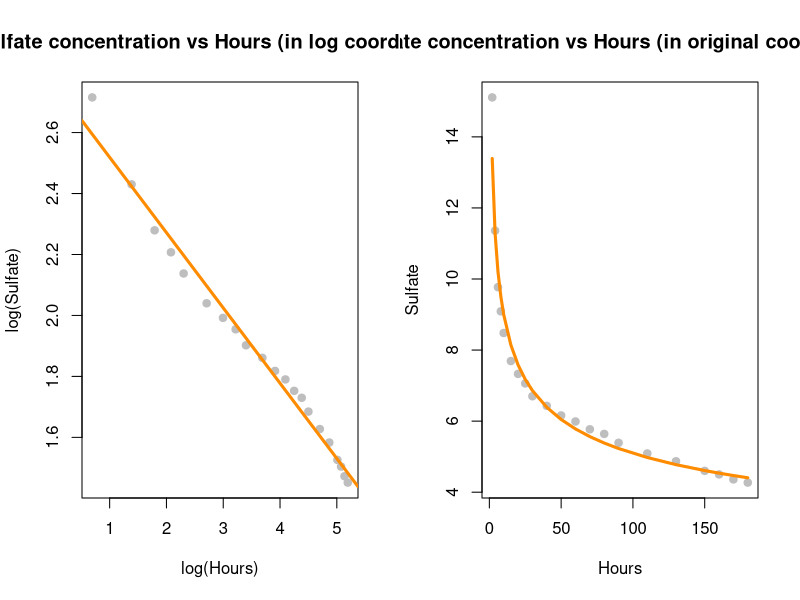
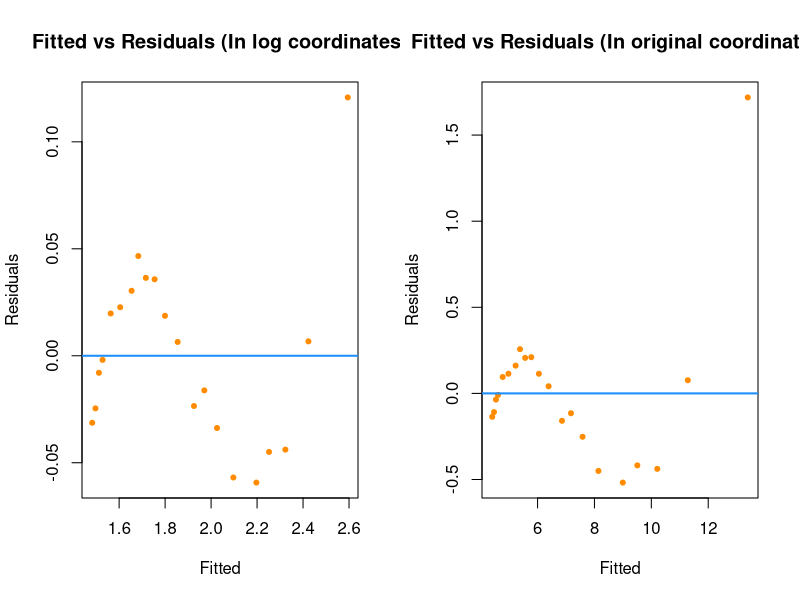
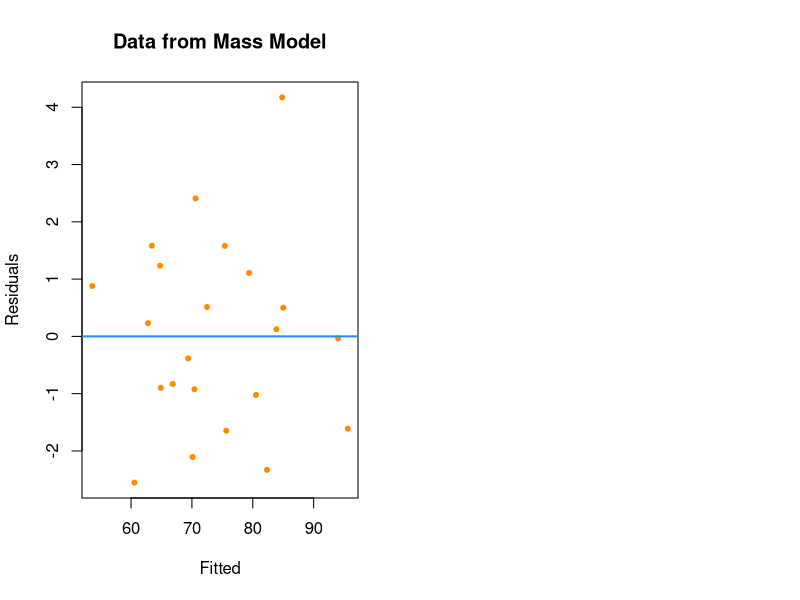
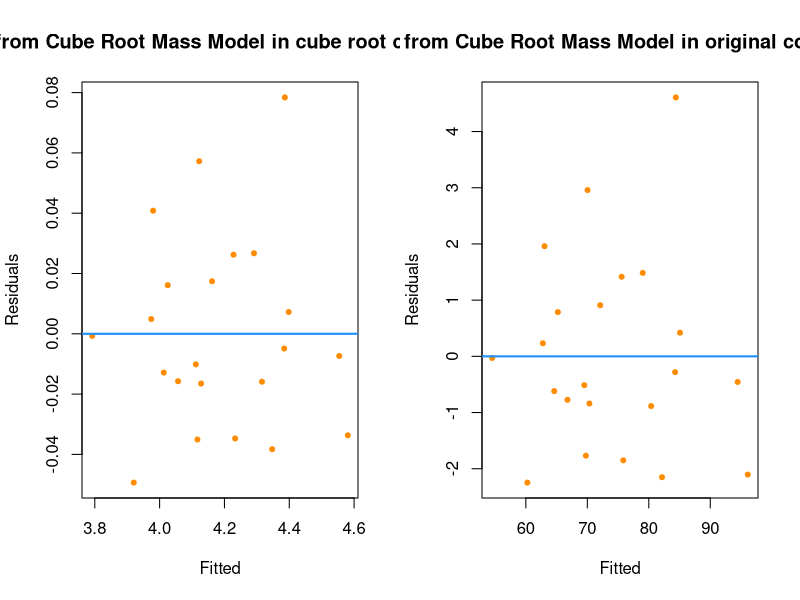
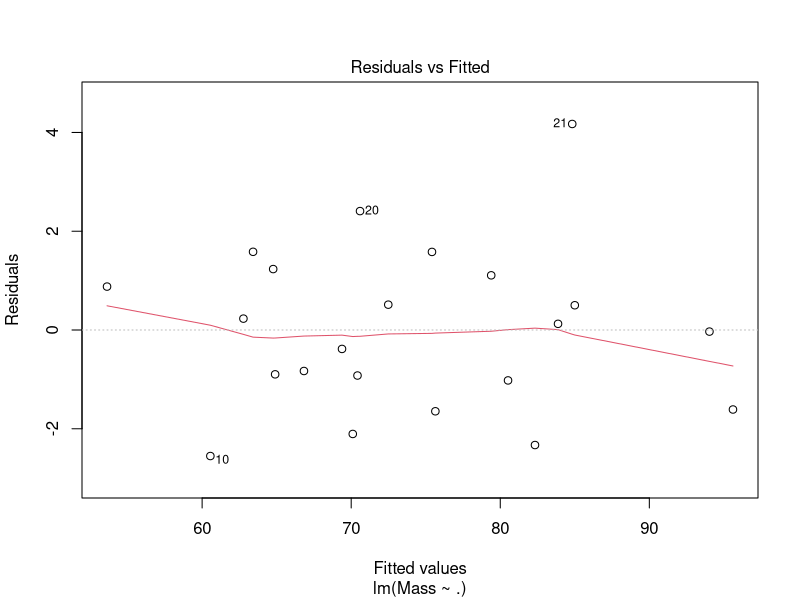
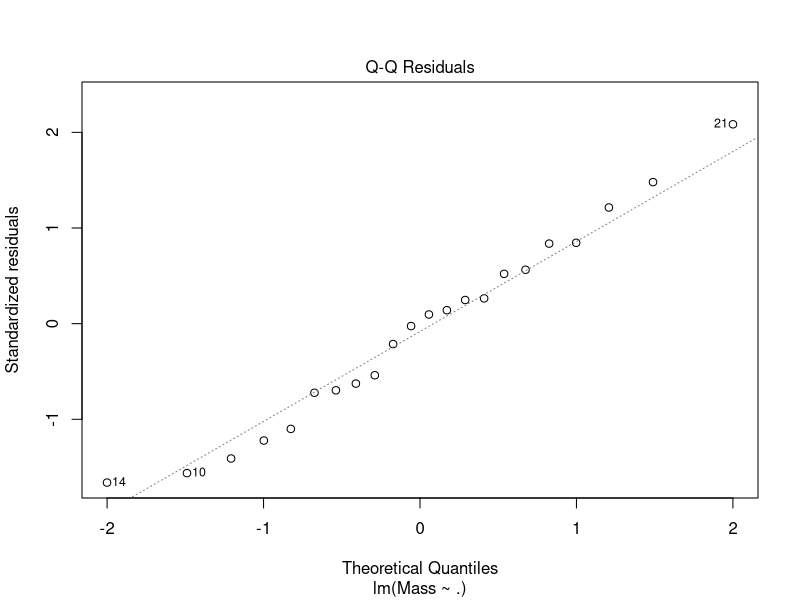
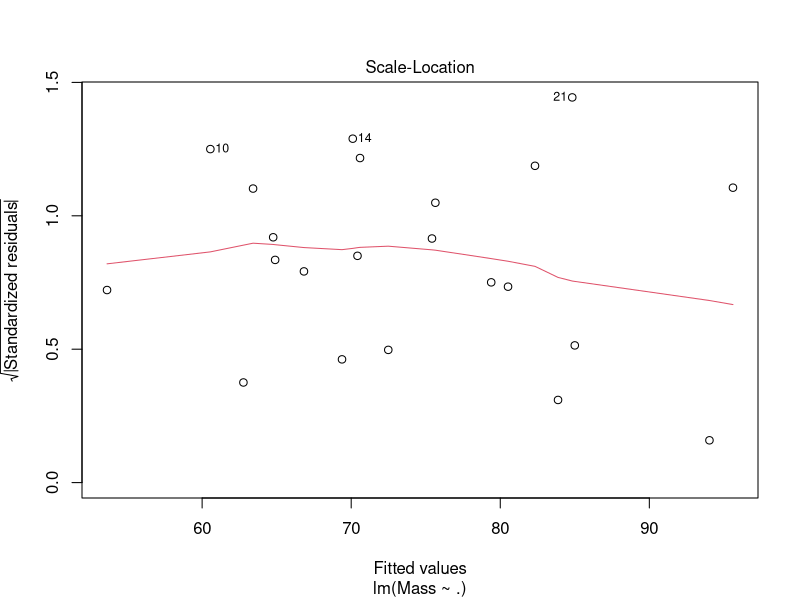
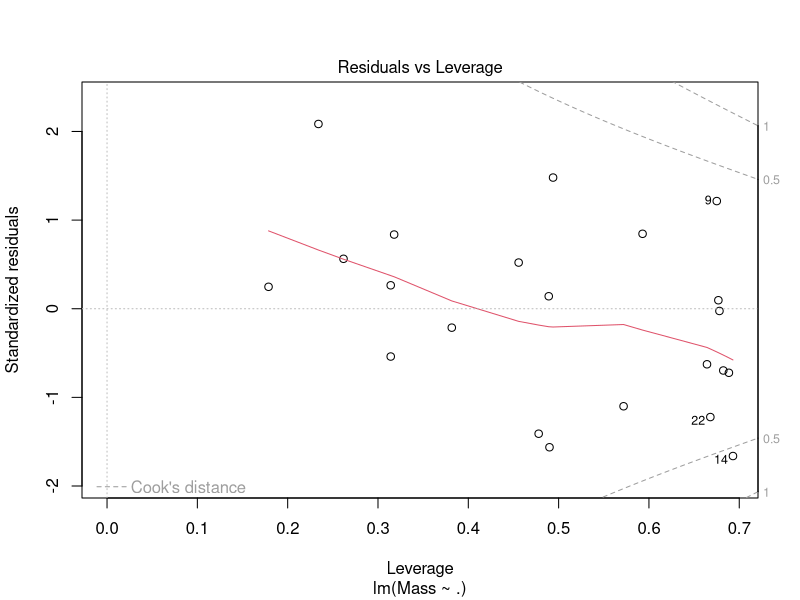

Write R code to recreate these figures, in order. (Note: this script raises an error after producing the figures.)

# HW5
# load required packages
library(gridExtra)
library(caret)
library(data.table)
library(dplyr)
library(readxl)
library(lmtest)
library(readr)
library(glmnet)
library(MASS)
library(GGally)


# PROBLEM 1 

# reading the data
bs_data <- read_csv("blood_sulphate.csv")
bs_data <- as.data.frame(bs_data)

bs_log_model <- lm(log(Sulfate) ~ log(Hours), data = bs_data)


# PART A 
# display in log coordinates - data points and regression line
par(mfrow = c(1, 2))
plot(log(Sulfate) ~ log(Hours), data = bs_data, col = "grey", pch = 20, cex = 1.5,
     main = "Sulfate concentration vs Hours (in log coordinates)")
abline(bs_log_model, col="darkorange", lwd=3)


# PART B 
# display in original coordinates - data points and regression curve (working code)
plot(Sulfate ~ Hours, data = bs_data, col = "grey", pch = 20, cex = 1.5,
     main = "Sulfate concentration vs Hours (in original coordinates)")
pred <- predict(bs_log_model,type="r")
lines(bs_data$Hours,exp(pred),col="darkorange",lwd=3)


# PART C 
# fitted vs residuals - log coordinates
par(mfrow = c(1, 2))
plot(fitted(bs_log_model), resid(bs_log_model), col = 'darkorange',pch = 20,xlab = "Fitted", 
     ylab = "Residuals", main = "Fitted vs Residuals (In log coordinates)")
abline(h = 0, col ="dodgerblue", lwd = 2)


# fitted vs residuals - original coordinates
res <- bs_data$Sulfate - exp(pred)
fit <- exp(pred)

plot(fit, res, col = 'darkorange',pch = 20,xlab = "Fitted", 
     ylab = "Residuals", main = "Fitted vs Residuals (In original coordinates)")
abline(h = 0, col ="dodgerblue", lwd = 2)


# PART D
# some r squared calculations to justify why model is good. full details are in written report
summary(bs_log_model)$r.squared
summary(bs_log_model)$adj.r.squared



# PROBLEM 2
# load the data
mass_dt <- read_csv("mass.csv")

# PART A
# build the linear model
mass_model <- lm(Mass ~ ., data = mass_dt)

#fitted vs residuals plot
plot(fitted(mass_model), resid(mass_model), col = 'darkorange',pch = 20,xlab = "Fitted", 
     ylab = "Residuals", main = "Data from Mass Model")
abline(h = 0, col ="dodgerblue", lwd = 2)


# PART B
mass_cr_model <- lm(Mass^(1/3) ~ ., data = mass_dt)

# plot fitted vs residuals in cube root coordinates
par(mfrow = c(1, 2))
plot(fitted(mass_cr_model), resid(mass_cr_model), col = 'darkorange',pch = 20,xlab = "Fitted", 
     ylab = "Residuals", main = "Data from Cube Root Mass Model in cube root coordinate")
abline(h = 0, col ="dodgerblue", lwd = 2)

# plot fitted vs resoduals in original coordinates
pred <- predict(mass_cr_model)
res <- mass_dt$Mass - (pred)^3
fit <- (pred)^3
plot(fit, res, col = 'darkorange',pch = 20,xlab = "Fitted", 
     ylab = "Residuals", main = "Data from Cube Root Mass Model in original coordinate")
abline(h = 0, col ="dodgerblue", lwd = 2)


# PART C - EXPLANATION
# some calculation for r squared, adjusted r squared for justification. full details are in written report

# for simple mass model
summary(mass_model)$r.squared
summary(mass_model)$adj.r.squared


rss_mass <- c(crossprod(mass_model$residuals))
mse_mass <- rss_mass / length(mass_model$residuals)
rmse_mass <- sqrt(mse_mass)

# for cube root mass model (after back transformation)
# r squared
r2 <- cor(mass_dt$Mass, (pred)^3)^2

# adjusted r squared
n <- nrow(mass_dt)
p <- 10 # number of predictors
adjR <- 1-(1-r2) * ((n-1) / (n-p-1))

# rmse
rss_mass_cr <- c(crossprod(mass_dt$Mass - (pred)^3))
mse_mass_cr <- rss_mass_cr / length(mass_cr_model$residuals)
rmse_mass_cr <- sqrt(mse_mass_cr)
                 
summary(mass_model)
summary(mass_cr_model)

# standardized residual plots for both model for comparison
par(mfrow = c(1,1))
plot(mass_model)
plot(mass_cr_model)



# PROBLEM 3 
# PART A
# load the dataset
abalone <- read_csv("abalone.csv")

# since the age is calculated by adding 1.5 (a constant) to the response variable rings, we will add 1.5 to 
# rings variable and treat it as age in data
abalone$Rings <- abalone$Rings + 1.5

abalone_model1 <- lm(Rings ~ . - Sex, data = abalone )

par(mfrow = c(2, 2))
#fitted vs residuals
plot(fitted(abalone_model1), resid(abalone_model1), col = 'darkorange',pch = 20,xlab = "Fitted", 
     ylab = "Residuals", main = "Data from Abalone Model (without 'Sex' predictor)")
abline(h = 0, col ="dodgerblue", lwd = 2)


# PART B
is.factor(abalone$Sex)
abalone$Sex <- as.factor(abalone$Sex)

abalone_model2 <- lm(Rings ~ ., data = abalone)
summary(abalone_model2)$r.squared

#fitted vs residuals
plot(fitted(abalone_model2), resid(abalone_model2), col = 'darkorange',pch = 20,xlab = "Fitted", 
     ylab = "Residuals", main = "Fitted vs Residual from Abalone Model (with 'Sex' predictor)")
abline(h = 0, col ="dodgerblue", lwd = 2)


# PART C
abalone_log_model1 <- lm(log(Rings) ~ . -Sex, data = abalone)

#fitted vs residuals
pred <- predict(abalone_log_model1)
res <- abalone$Rings - exp(pred)
fit <- exp(pred)

plot(fit, res, col = 'darkorange',pch = 20,xlab = "Fitted", 
     ylab = "Residuals", main = "Fitted vs Residual from log Abalone log Model (without Sex' Predictor)")
abline(h = 0, col ="dodgerblue", lwd = 2)


# PART D
abalone_log_model2 <- lm(log(Rings) ~ ., data = abalone)

#fitted vs residuals
pred <- predict(abalone_log_model2)
res <- abalone$Rings - exp(pred)
fit <- exp(pred)


plot(fit, res, col = 'darkorange',pch = 20,xlab = "Fitted", 
     ylab = "Residuals", main = "Fitted vs Residual from log Abalone log Model (with 'gender'Sex' predictor)")
abline(h = 0, col ="dodgerblue", lwd = 2)


# PART E
# standardized residual plots for both model for comparison
par(mfrow = c(1,1))
plot(abalone_model1)
plot(abalone_model2)
plot(abalone_log_model1)
plot(abalone_log_model2)


# pairs plot for abalone dataset
ggpairs(abalone, aes(colour = Sex, alpha = 0.8), title="Pairs plot for abalone dataset") + 
  theme_grey(base_size = 8)

# PART F
# glmnet
abalone_dm <- data.matrix(abalone)
x_var_no_gender <- abalone_dm[,2:8]
x_var_gender <- abalone_dm[,1:8]
y_var <- abalone_dm[,9]
log_y_var <- log(abalone_dm[,9]) 

# fit glm with all predictors but gender
glm_model_no_gender <- cv.glmnet(x_var_no_gender,y_var, alpha = 0)

# fit glm with all predictors 
glm_model_with_gender <- cv.glmnet(x_var,y_var, alpha = 0)


# fit glm with log response and all predictors but gender
glm_model_log_no_gender <- cv.glmnet(x_var_no_gender,log_y_var, alpha = 0)


# fit glm with log response and all predictors 
glm_model_log_with_gender <- cv.glmnet(x_var_gender,log_y_var, alpha = 0)


# plot all the glm graphs
par(mfrow = c(2, 2))
plot(glm_model_no_gender)
plot(glm_model_with_gender)
plot(glm_model_log_no_gender)
plot(glm_model_log_with_gender)

# calculate lambda values at which we get minimum cross-validated error
glm_model_no_gender$lambda.min
glm_model_with_gender$lambda.min
glm_model_log_no_gender$lambda.min
glm_model_log_with_gender$lambda.min

# min prediction error 
glm_model_no_gender$lambda.1se
glm_model_with_gender$lambda.1se
glm_model_log_no_gender$lambda.1se
glm_model_log_with_gender$lambda.1se


# calculating r squared for all glmnet models for comparison
r2_no_gender_a <- summary(abalone_model1)$r.squared
r2_gender_b <- summary(abalone_model2)$r.squared

# for log models calculate from back tranformation
pred <- predict(abalone_log_model1)
r2_log_no_gender_c <- cor(abalone$Rings,exp(pred))^2

pred <- predict(abalone_log_model2)
r2_log_gender_d <- cor(abalone$Rings,exp(pred))^2


# calculate r squared for glm models
pred <- predict(glm_model_no_gender, newx = x_var_no_gender, s = "lambda.1se")
r2_no_gender <- cor(y_var,pred)^2

pred <- predict(glm_model_with_gender, newx = x_var, s = "lambda.1se")
r2_gender <- cor(y_var,pred)^2

pred <- predict(glm_model_log_no_gender, newx = x_var_no_gender, s = "lambda.1se")
r2_log_no_gender <- cor(y_var, exp(pred))^2

pred <- predict(glm_model_log_with_gender, newx = x_var, s = "lambda.1se")
r2_log_gender <- cor(y_var, exp(pred))^2


#r2_no_gender <- glm_model_no_gender$glmnet.fit$dev.ratio[which(glm_model_no_gender$glmnet.fit$lambda == glm_model_no_gender$lambda.1se)]
#r2_gender <- glm_model_with_gender$glmnet.fit$dev.ratio[which(glm_model_with_gender$glmnet.fit$lambda == glm_model_with_gender$lambda.1se)]
#r2_log_no_gender <- glm_model_log_no_gender$glmnet.fit$dev.ratio[which(glm_model_log_no_gender$glmnet.fit$lambda == glm_model_log_no_gender$lambda.1se)]
#r2_log_gender <- glm_model_log_with_gender$glmnet.fit$dev.ratio[which(glm_model_log_with_gender$glmnet.fit$lambda == glm_model_log_with_gender$lambda.1se)]

## r squared values
# r2_no_gender_a - 0.5276299
# r2_gender_b - 0.5378844
# r2_log_no_gender_c - 0.5019077
# r2_log_gender_d - 0.5160649

# r2_no_gender - 0.471
# r2_gender - 0.421
# r2_log_no_gender - 0.441
# r2_log_gender - 0.475



